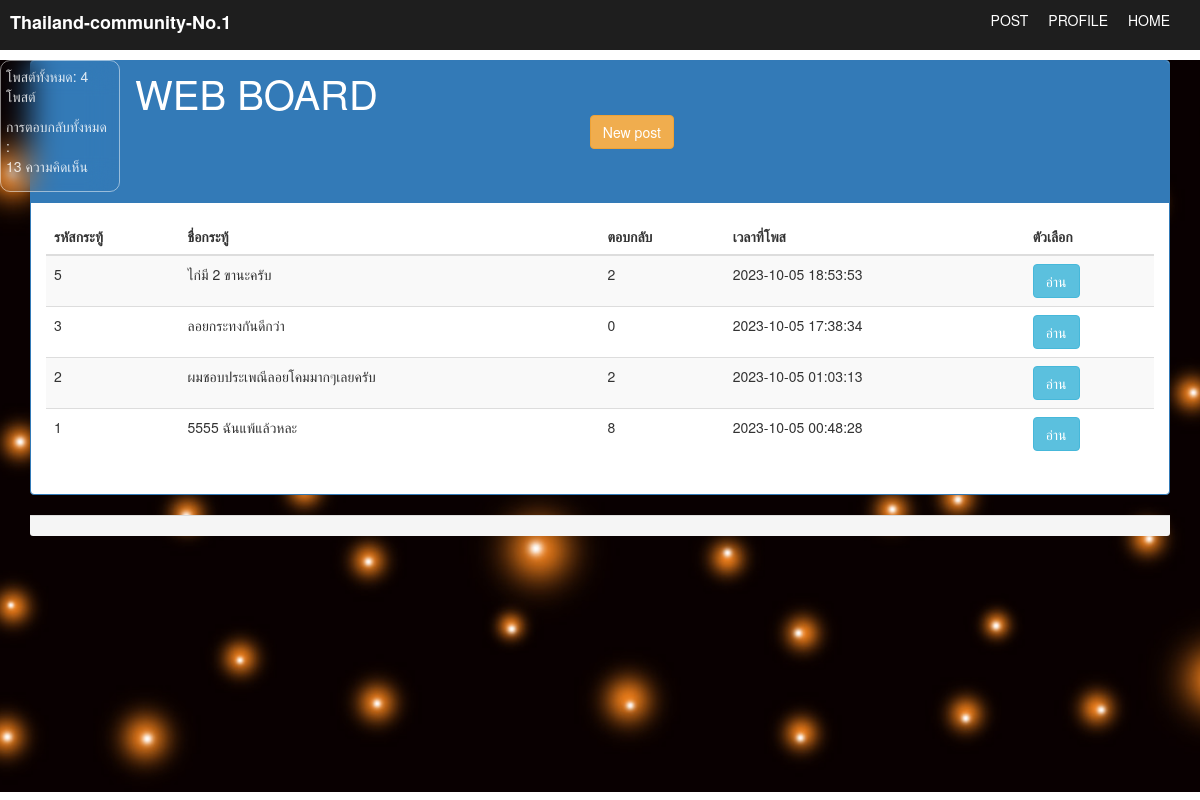
The app's page /post.php with its own data.
### tables this page shows
CREATE TABLE `post` (
  `post_id` int(11) NOT NULL,
  `title` text NOT NULL,
  `detail` text NOT NULL,
  `date` timestamp NOT NULL DEFAULT current_timestamp(),
  `reply` int(11) NOT NULL,
  `id` int(20) NOT NULL
);

### post.php (the view, shortened to what this page needs)
<?php
    include 'server.php';
	$sql = "SELECT * FROM post ORDER BY title DESC";
    $result = $conn->query($sql);
    $totalPosts = $result->num_rows;
$commentSql = "SELECT * FROM comment ORDER BY comment DESC";
$commentResult = $conn->query($commentSql);
$totalComments = $commentResult->num_rows;
?>
<!DOCTYPE html>
<html lang="en">
<head>
    <link rel="stylesheet" href="https://maxcdn.bootstrapcdn.com/bootstrap/3.4.1/css/bootstrap.min.css">
	<link rel="stylesheet" href="web_board.css">
 </head>
 <body>
	<section>
 <nav>
        <div class="logo">
            <a href="#">Thailand-community-No.1</a>
        </div>
         <ul class="menu">
		    <li><a href="post.php">POST</a></li>
		    <li><a href="profile.php">PROFILE</a></li>
            <li><a href="index.php">HOME</a></li>
        </ul>
    </nav>
    <div class="left-box">
	<p style="float: right;">โพสต์ทั้งหมด: <?php echo $totalPosts; ?> โพสต์</p>
    <p style="float: right;">การตอบกลับทั้งหมด :<br><?php echo $totalComments; ?> ความคิดเห็น</p>
    </div>
   <div class="container">
		<div class="panel panel-primary">
			<div class="panel-heading">
				<div class="row">
					<div class="col-xs-6 col-md-6">
						<h3 class="panel-title" style="font-size: 40px;">WEB BOARD</h3>
					</div>
					<div class="col-xs-6 col-md-6 text-right">
						<a href="create_post.php" class="btn btn-warning">New post</a>
					</div>
				</div>
			</div>
			<div class="panel-body">
				<table class="table table-striped">
					<thead>
						<tr>
							<th>รหัสกระทู้</th>
							<th>ชื่อกระทู้</th>
							<th>ตอบกลับ</th>
							<th>เวลาที่โพส</th>
							<th>ตัวเลือก</th>
						</tr>
					</thead>
					<tbody>
						<?php
							$sql = "SELECT * FROM `post` ORDER BY `post`.`date` DESC";
							$query = mysqli_query($conn, $sql);
							while ($result = mysqli_fetch_assoc($query)) {
                                echo '<tr>';
                                echo '<td>' . $result['post_id'] . '</td>';
                                echo '<td>' . $result['title'] . '</td>';
                                echo '<td>' . $result['reply'] . '</td>';
                                echo '<td>' . $result['date'] . '</td>';
                                echo '<td><a href="read_no_edit.php?id='.$result['post_id'].'" class="btn btn-info">อ่าน</a></td>';
                                echo '</tr>';
                            }
						?>
					</tbody>
				</table>
			</div>
			</div>
			<div class="panel-footer">
			  </div>
			</div>
	</section>
</body>
</html>

### web_board.css (style rules this page uses)
* { margin: 0; padding: 0; }
html, body { margin-top: 30px; }
.left-box { color: rgba(255, 255, 255, 0.833); background: transparent; backdrop-filter: blur(15px); float: left; width: 10%; padding: 5px; border: 1px solid rgba(255, 255, 255, 0.5); border-radius: 10px; }
nav { display: flex; justify-content: space-between; padding: 10px; background-color: #1E1E1E; position: fixed; top: 0; width: 100%; }
.logo a { text-decoration: none; color: white; font-weight: bold; font-size: 18px; }
.menu { display: flex; list-style: none; color: white; }
.menu li { margin-left: 20px; }
.menu li a { text-decoration: none; color: white; }
section { background: url('Artboard_1.jpg')no-repeat; min-height: 91.5vh; width: 100%; background-position: center; background-size: cover; }

### records on screen
post: post_id "5", title "ไก่มี 2 ขานะครับ", reply "2", date "2023-10-05 18:53:53"
post: post_id "3", title "ลอยกระทงกันดีกว่า", reply "0", date "2023-10-05 17:38:34"
post: post_id "2", title "ผมชอบประเพณีลอยโคมมากๆเลยครับ", reply "2", date "2023-10-05 01:03:13"
post: post_id "1", title "5555 ฉันแพ้แล้วหละ", reply "8", date "2023-10-05 00:48:28"

### other values on screen
$totalPosts "4"
$totalComments "13"
